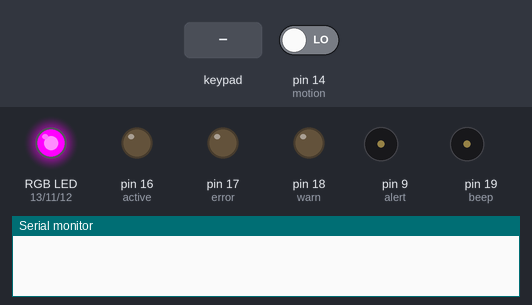
Recording of a sketch running on a simulated Arduino Uno, built with avr-gcc and run on an emulated ATmega328P. Shown: an RGB LED mixed from three pins (HIGH = lit), output pins drawn as LEDs (lit = HIGH), buzzer (waves = sounding, pin HIGH), the last lines printed to the serial monitor. Dashed ring = blinking. The test bench sets the inputs (shaded band); at power-on: pin 14 (motion) LOW. Pins used as bus, display or sensor lines are not drawn.

Above: at 2.2 s.
2.3 s: key '*' pressed
At 2.8 s:
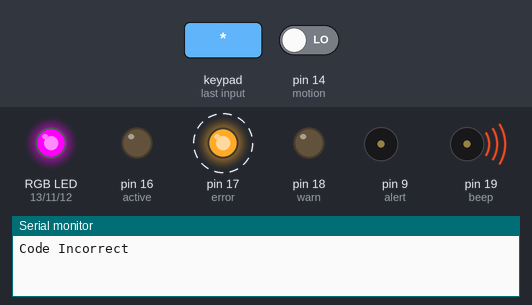
5.1 s: keypad keys 1 2 3 4 # pressed 0.4 s apart
At 7.9 s:
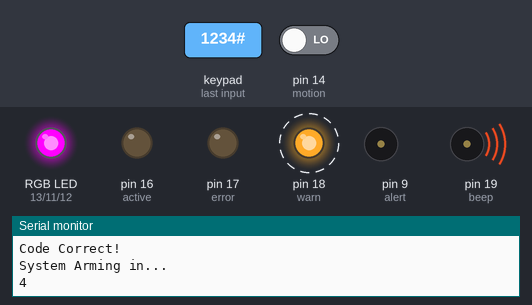
10.1 s: keypad keys 1 2 3 4 * pressed 0.4 s apart
At 15.03 s:
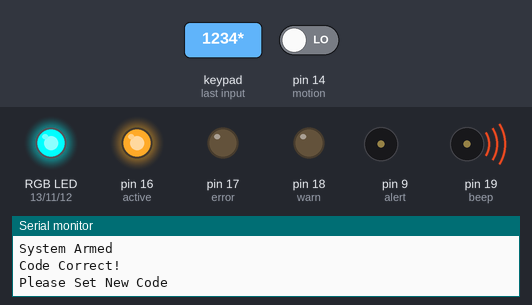
15.1 s: pin 14 (motion) driven HIGH
At 16.6 s:
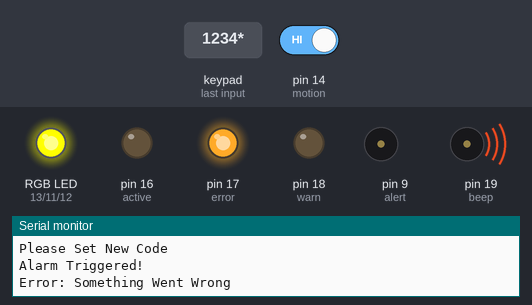
Timing chart, 0 to 18.1 s (numbered marks = the images above; inputs shaded):
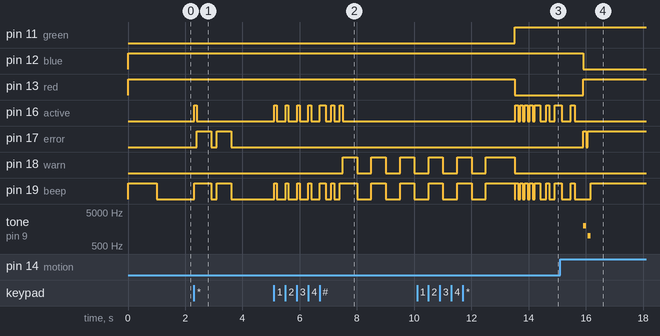

The sketch:

Motion.ino
```cpp
/*
  The Ultimate Alarm System!
  By JTTM (Jonathan Currier)
  Version 1.5 Dev 10 - Keypad Simplification

  Manual:
  Please note that the IR Remote is not supported in this version.
  Enter your code then press * for set new code or # for arm/disarm.
  Set Mode doesn't work while armed.
  When press * enter your new code then press * again to save it.
  When press # wait until you here tone for arm or disarm.
  During set mode press # to cancel set mode.
  Green LED means disarmed, Red means armed, Blue means set mode.

  Buttons:
  Type your own buttons here so you don't forgot them.
  [ 0-9 ] Keypad & Code Entry
  [ * ] Set Code & Confirm New Code
  [ # ] Arm/Disarm & Cancel Set Code

  Versions:
  1.5 - Keypad Simplification
  1.4 - Remote Control Revolution
  1.3 - The Remote Update
  1.2 - Customizable Settable Code!
  1.1 - Arming Button
  1.0 - Motion!

  Changelog:
  1.5_10 - Finished all explanitory text, finding any bugs.
  1.5_9 - Added a lot of explanitory text, not done yet.
  1.5_8 - Added most descriptions and newified manual.
  1.5_7 - Finished visual feedback, done with main development.
  1.5_6 - Started adding visual feedback through a new activity function.
  1.5_5 - Fixed all bugs and made fully working set code.
  1.5_4 - Corrected and finished basic set and enter code.
  1.5_3 - Added basic set and enter code functionality.
  1.5_2 - Added my current pin layout and some starting code.
  1.5_1 - Started working with arrays and keypad.

  Required:
  - Motion Sensor (Digital Input)
  - RGB LED (Define Common Anode Below)
  - Status LEDs (See Hardware Pins List)
  - Buzzer (Digital Output)
  - Speaker (Works with tone Library)
  - Breadboard (Recommended)
  - Arduino Uno (Obviously)
  - Lots of Wires (I use more than 20)
  - Some Resistor (LED's need them)
  - Keypad Arduino Library (Download)
  - Password Arduino Library (Same)

  Setup:
  Install the Keypad and Password Arduino Libraries.
  Plug in and setup all your hardware. You can use the analog pins with digital outputs.
  Make sure all your pins are correct below. Analog pins A0 through A5 are 14 through 19.
  Make sure your keypad pins and layout is correct! This is very important!
  Set your options below like default password and arming countdown.
  Upload your code and have fun! If anything doesn't work please report it on GitHub.
*/

//   All Hardware Pins
//   int var = < pin - change this >;

// Sound:
int beep = 19;      // Buzzer for Button Presses (Digital Output)
int alert = 9;      // Speaker for Alarm (tone Library)

// Input:
int motion = 14;    // Motion Sensor for Alarm (Digital Input)

// Status LEDs
int warn = 18;     // Error type things.
int error = 17;      // Warning type things.
int active = 16;    // Usually button press.
int power = 15;     // Simple power status.

// RGB LED
int red = 13;       // Red RGB Pin
int blue = 12;      // Blue RGB Pin
int green = 11;     // Green RGB Pin

//   Keypad Layout
//   Make Sure Everything is Correct!

// Rows and Coloums
const byte ROWS = 4;   //  Horizontal Rows
const byte COLS = 3;   //  Vertical Coloums

// Keypad Buttons
char keys[ROWS][COLS] = {
  {'1', '2', '3'},
  {'4', '5', '6'},
  {'7', '8', '9'},
  {'*', '0', '#'}
};

// Keypad Pins:
byte rowPins[ROWS] = {8, 7, 6, 5};   //  Row Pins
byte colPins[COLS] = {4, 3, 2};   //  Coloum Pins

//   Arduino Libraries
//   Make Sure You Have These!
#include <Keypad.h>     //   Keypad Library
#include <Password.h>   //   Password Library

// Customizable Options
// Change Anything You Want Here!

// Your Default Password:
// Must be 4 Characters Exact
Password password = Password("1234");

// Arming Countdown:
// Must be Larger Than 0
int timer = 5;

// Common Anode RGB LED:
// Comment if You Have A Common Anode LED
#define COMMON_ANODE

//    DON'T CHANGE ANYTHING
//    Seriously, Don't Touch.
Keypad keypad = Keypad(makeKeymap(keys), rowPins, colPins, ROWS, COLS); // Make the Keypad.
bool setCode = false;  // Make all the main variables.
bool armed = false;    // These are bools (true or false).
bool alarm = false;
char code[5];          // This is a char array.
byte pressed;          // Normal intergers.
int count;

// Begin Setup:
void setup() {
  pinMode(beep, OUTPUT);      // Declare all the pins.
  pinMode(error, OUTPUT);
  pinMode(warn, OUTPUT);
  pinMode(active, OUTPUT);
  pinMode(power, OUTPUT);
  pinMode(red, OUTPUT);
  pinMode(blue, OUTPUT);
  pinMode(green, OUTPUT);
  pinMode(alert, OUTPUT);
  pinMode(motion, INPUT);
  Serial.begin(9600);         // Begin Serial Connection.
  setColor(0, 255, 0);        // Some starting lights and noise.
  digitalWrite(power, HIGH);
  digitalWrite(beep, HIGH);
  delay(1000);
  digitalWrite(beep, LOW);
  keypad.addEventListener(keypadEvent);     // Wait for keypad input.
}

// Looping Code:
void loop() {
  if (armed == true) {                      // If the system is armed.
    if (digitalRead(motion) == true) {      // Check if there is motion input.
      alarm = true;                         // Set alarm true.
    }
  }
  if (alarm == true) {        // If alarm is true, trigger alarm.
    sound("alarm");
  }
  keypad.getKey();            // Get the keypad input key.
}

// Keypad Input:
void keypadEvent(KeypadEvent eKey) {
  if (setCode == true) {              // If set mode is true.
    if (armed == false) {             // Make sure the system is not armed.
      switch (keypad.getState()) {    // If keypad is pressed.
        case PRESSED:
          sound("button");            // Trigger button sound.
          switch (eKey) {             // What key was pressed.
            case '*':                 // If * was pressed.
              setCode = false;        // Set mode is now false.
              code[4] = '\0';         // Add a null character to the code.
              password.set(code);     // Save the new code.
              pressed = 0;            // No keys have been pressed.
              sound("setdone");       // Trigger setdone sound.
              break;
            case '#':                 // If # was pressed.
              setCode = false;        // Set mode is now false.
              code[0] = "";           // Erase set code.
              pressed = 0;            // No keys have been pressed.
              sound("stopset");       // Trigger stopset sound.
              break;
            default:                  // If any other key was pressed.
              code[pressed] = eKey;   // Append the currently pressed key to the set code.
              pressed++;              // One key has been pressed.

          }
      }
    }
    else {                  // If the system is armed.
      sound("error");       // Warn the user.
    }
  }
  else {                                // If set mode is false.
    switch (keypad.getState()) {        // If keypad is pressed.
      case PRESSED:
        sound("button");                // Trigger button sound.
        switch (eKey) {                 // What key was pressed.
          case '*':                     // If * was pressed.
            setPassword();              // Trigger set mode.
            break;
          case '#':                     // If # was pressed.
            checkPassword();            // Check currently entered code.
            break;
          default:                      // If any other key was pressed.
            password.append(eKey);      // Append the currently pressed key to the enter code.
        }
    }
  }
}

// Set Mode:
void setPassword() {
  if (password.evaluate()) {    // If password is correct.
    setCode = true;             // Set mode is now true.
    sound("correct");           // Trigger correct sound.
    sound("setcode");           // Trigger setcode sound.
  }
  else {              // If password is incorrect.
    sound("wrong");   // Trigger wrong sound.
  }
  password.reset();   // Reset currently guessed password.
}

// Check Code:
void checkPassword() {
  if (password.evaluate()) {    // If password is correct.
    sound("correct");           // Trigger correct sound.
    if (armed == true) {        // If system is armed.
      armed = false;            // Disarm the system.
      alarm = false;            // Stop the alarm.
      sound("disarm");          // Trigger disarm sound.
    }
    else {                // If system is disarmed.
      armed = true;       // Arm the system.
      sound("armed");     // Trigger armed sound.
    }
  }
  else {                // If password is incorrect.
    sound("wrong");     // Trigger wrong sound.
  }
  password.reset();     // Reset the currently guessed password.
}

// Trigger Sound:
void sound(String activity) {       // Recieve a string for the type of sound.
  if (activity == "button") {       // If sound is button. (Button pressed)
    digitalWrite(beep, HIGH);       // Make some noise,
    digitalWrite(active, HIGH);     // I'm not going to explain sounds
    delay(100);                     // because it's pretty self-explanitory.
    digitalWrite(beep, LOW);
    digitalWrite(active, LOW);
  }
  if (activity == "correct") {        // If sound is correct. (Correct code)
    Serial.println("Code Correct!");  // Also, print some text in the serial output.
    digitalWrite(beep, HIGH);         // I won't explain this either.
    digitalWrite(active, HIGH);
    delay(100);
    digitalWrite(beep, LOW);
    digitalWrite(active, LOW);
    delay(200);
    digitalWrite(beep, HIGH);
    digitalWrite(active, HIGH);
    delay(100);
    digitalWrite(beep, LOW);
    digitalWrite(active, LOW);
    delay(200);
    digitalWrite(beep, HIGH);
    digitalWrite(active, HIGH);
    delay(100);
    digitalWrite(beep, LOW);
    digitalWrite(active, LOW);
  }
  if (activity == "wrong") {      // If sound is wrong. (Incorrect code)
    Serial.println("Code Incorrect");
    digitalWrite(beep, HIGH);
    digitalWrite(error, HIGH);
    delay(500);
    digitalWrite(beep, LOW);
    digitalWrite(error, LOW);
    delay(200);
    digitalWrite(beep, HIGH);
    digitalWrite(error, HIGH);
    delay(500);
    digitalWrite(beep, LOW);
    digitalWrite(error, LOW);
  }
  if (activity == "armed") {        // If sound is armed. (System armed)
    Serial.println("System Arming in...");
    count = timer;                  // Count is now how much time the user wants.
    for (count <= 0; count--;) {    // Run this until time is up.
      Serial.println(count);
      digitalWrite(beep, HIGH);
      digitalWrite(warn, HIGH);
      delay(500);
      digitalWrite(beep, LOW);
      digitalWrite(warn, LOW);
      delay(500);
    }
    Serial.println("System Armed");
    digitalWrite(beep, HIGH);
    digitalWrite(warn, HIGH);
    delay(1000);
    digitalWrite(beep, LOW);
    digitalWrite(warn, LOW);
    setColor(255, 0, 0);          // This sets the RGB LED color.
  }
  if (activity == "disarm") {     // If sound is disarm. (System disarmed)
    Serial.println("System Disarmed");
    digitalWrite(beep, HIGH);
    digitalWrite(warn, HIGH);
    delay(500);
    digitalWrite(beep, LOW);
    digitalWrite(warn, LOW);
    delay(500);
    digitalWrite(beep, HIGH);
    digitalWrite(warn, HIGH);
    delay(500);
    digitalWrite(beep, LOW);
    digitalWrite(warn, LOW);
    delay(500);
    setColor(0, 255, 0);
  }
  if (activity == "setdone") {      // If sound is setdone. (Saving new code)
    Serial.println("Successfully Set New Code");
    digitalWrite(beep, HIGH);
    digitalWrite(active, HIGH);
    delay(300);
    digitalWrite(beep, LOW);
    digitalWrite(active, LOW);
    delay(100);
    digitalWrite(beep, HIGH);
    digitalWrite(active, HIGH);
    delay(300);
    digitalWrite(beep, LOW);
    digitalWrite(active, LOW);
    delay(100);
    digitalWrite(beep, HIGH);
    digitalWrite(active, HIGH);
    delay(300);
    digitalWrite(beep, LOW);
    digitalWrite(active, LOW);
    delay(100);
    setColor(0, 255, 0);
  }
  if (activity == "stopset") {      // If sound is stopset. (Canceling set mode)
    Serial.println("Canceled Set New Code");
    digitalWrite(beep, HIGH);
    digitalWrite(error, HIGH);
    delay(3000);
    digitalWrite(beep, LOW);
    digitalWrite(error, LOW);
    setColor(0, 255, 0);
  }
  if (activity == "setcode") {      // If sound is setcode. (Set new code)
    Serial.println("Please Set New Code");
    digitalWrite(beep, HIGH);
    digitalWrite(active, HIGH);
    delay(150);
    digitalWrite(beep, LOW);
    digitalWrite(active, LOW);
    delay(300);
    digitalWrite(beep, HIGH);
    digitalWrite(active, HIGH);
    delay(150);
    digitalWrite(beep, LOW);
    digitalWrite(active, LOW);
    delay(300);
    setColor(0, 0, 255);
  }
  if (activity == "error") {        // If sound is error. (System error or warning)
    Serial.println("Error: Something Went Wrong");
    digitalWrite(beep, HIGH);
    digitalWrite(error, HIGH);
    delay(3000);
    digitalWrite(beep, LOW);
    digitalWrite(error, LOW);
  }
  if (activity == "alarm") {        // If sound is alarm. (Alarm triggered)
    Serial.println("Alarm Triggered!");
    digitalWrite(error, HIGH);
    tone(alert, 2000);       // This uses the tone() library to make an alarm sound.
    delay(100);
    digitalWrite(error, LOW);
    noTone(alert);
    delay(50);
    digitalWrite(error, HIGH);
    tone(alert, 1000);
    delay(100);
    digitalWrite(error, LOW);
    noTone(alert);
  }
}

// Set RGB LED Color:
void setColor(int redColor, int greenColor, int blueColor) {    // Takes integers as colors.
#ifdef COMMON_ANODE                 // If a common anode RGB LED.
  redColor = 255 - redColor;        // Subtract all the colors.
  greenColor = 255 - greenColor;
  blueColor = 255 - blueColor;
#endif
  analogWrite(red, redColor);       // Set the color.
  analogWrite(green, greenColor);
  analogWrite(blue, blueColor);
}

// Good job! You made it to the end!
// This is the third time I've rewritten my code.
// Fun fact: The second edition was over 1000 lines long.
// This version is only 400 lines long.
// All including the description in the beginning.
// Thanks for reading my code and I hope you found it useful!
// - Editor's Note (By JTTM or Jonathan Currier)

// Yes, I had to make it 420 lines long.
```

Measured:
- after the input at 2.3 s, pin 16 (active): LOW → HIGH at once, → LOW 0.10 s later; pin 17 (error): alternates HIGH for 0.50 s and LOW for 0.20 s, 4 changes in all, then stays LOW, starting after 0.11 s; pin 19 (beep): alternates HIGH for 0.55 s and LOW for 0.20 s, 4 changes in all, then stays LOW, starting at once
- after the input at 5.1 s, pin 16 (active): goes 4 × (HIGH 0.10 s, LOW 0.30 s), HIGH 0.20 s, LOW 0.20 s, HIGH 0.10 s, LOW 0.20 s, HIGH 0.10 s, then LOW, starting at once; pin 18 (warn): alternates HIGH for 0.50 s and LOW for 0.50 s, starting after 2.4 s
- after the input at 10.1 s, pin 16 (active): goes 4 × (HIGH 0.10 s, LOW 0.07 s), HIGH 0.20 s, LOW 0.20 s, HIGH 0.10 s, LOW 0.20 s, then HIGH, starting after 3.4 s
- after the input at 15.1 s, tone on pin 9 (alert): silent → 2000 Hz after 0.81 s, → silent 0.10 s later, → 1000 Hz 0.05 s later, → silent 0.10 s later
